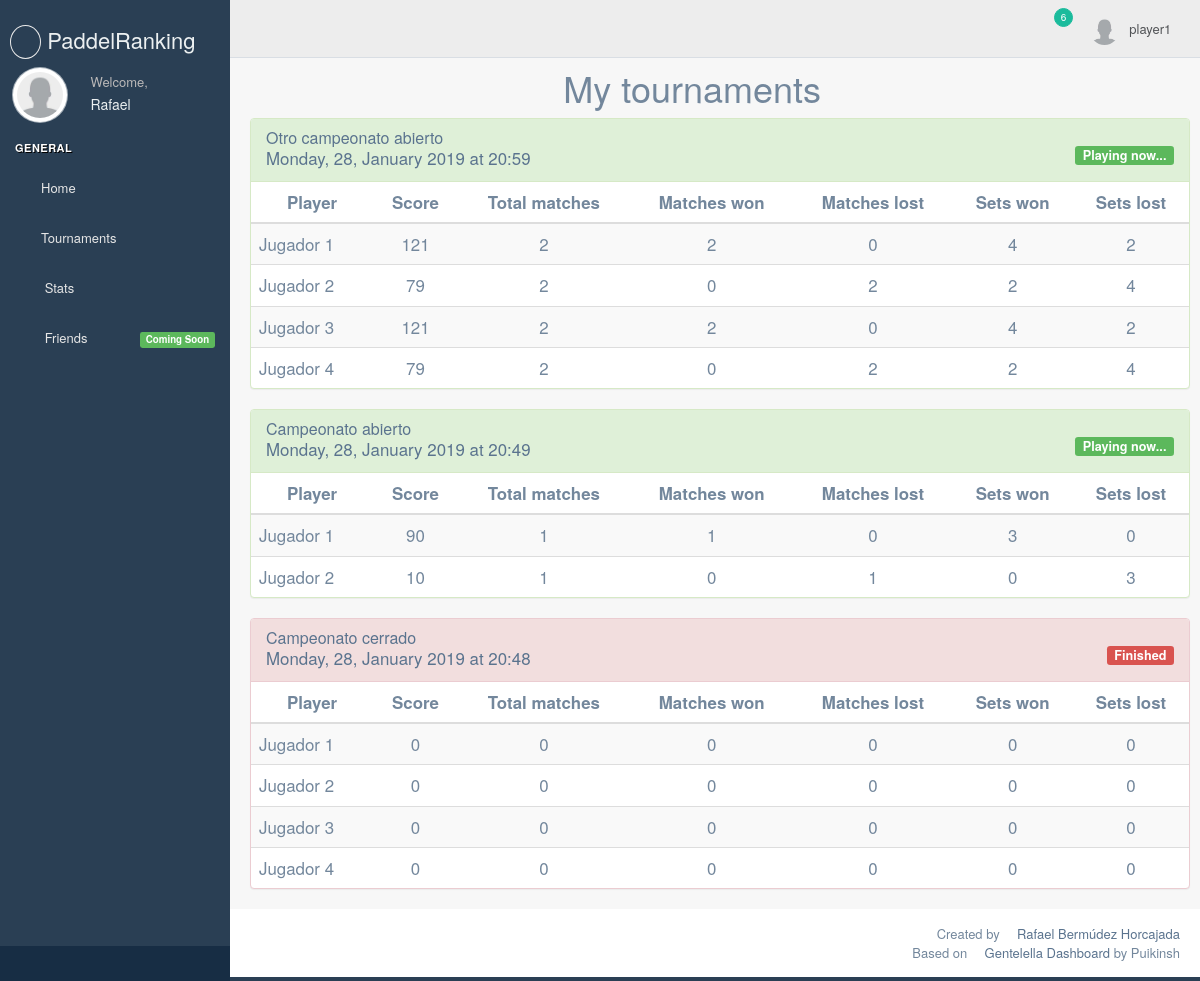
Page /users/player1/my-tournaments.html (signed in) on the committed database.
### paddelranking/website/models.py (models this page shows, shortened)
class User(UserMixin, db.Model):
    id = db.Column(db.Integer, primary_key=True)
    username = db.Column(db.String(64), index=True, unique=True)
    email = db.Column(db.String(120), index=True, unique=True)
    password_hash = db.Column(db.String(128))
    name = db.Column(db.String(120), index=False, unique=False)
    surname1 = db.Column(db.String(120), index=False, unique=False)
    surname2 = db.Column(db.String(120), index=False, unique=False)
    players = db.relationship('Player', backref='aliases', lazy='dynamic', foreign_keys='Player.userid')
    players_created = db.relationship('Player', backref='owner', lazy='dynamic', foreign_keys='Player.createdby')
    tournaments = db.relationship('Tournament', backref='userid', lazy='dynamic', foreign_keys='Tournament.createdby')
    last_login = db.Column(db.DateTime, index=False)
    register_date = db.Column(db.DateTime, index=False)
    last_modified = db.Column(db.DateTime, index=False,
            default=datetime.utcnow)
    filename = db.Column(db.String(120), index=False, unique=True)

class Tournament(db.Model):
    id = db.Column(db.Integer, primary_key=True)
    name = db.Column(db.String(120), index=True, unique=False)
    point_per_match = db.Column(db.Integer, default=100)
    match_per_round = db.Column(db.Integer, default=3)
    rounds_qty = db.Column(db.Integer, default=3)
    created = db.Column(db.DateTime, index=True, default=datetime.utcnow)
    closed = db.Column(db.Boolean)
    createdby = db.Column(db.Integer, db.ForeignKey('user.id'))
    matches = db.relationship('Match', backref='tournament', lazy=True)
    rounds = db.relationship('Round', backref='tournament', lazy=True)
    players = db.relationship('Player', secondary=PlayersByTournament,
                    primaryjoin=(PlayersByTournament.c.tournament_id == id),
                    lazy='dynamic',
                    backref=db.backref('tournaments', lazy='dynamic'))
    matchresults = db.relationship("MatchResultsByTeam",
                   secondary=
                   "join(Team, MatchResultsByTeam, Team.id==MatchResultsByTeam.team)."
                   "join(Match, or_(Match.team1==MatchResultsByTeam.team,Match.team2==MatchResultsByTeam.team))."
                   "join(Player, or_(Team.player1==Player.id, Team.player2==Player.id))",
                   primaryjoin="Match.tour==Tournament.id",
                   secondaryjoin="and_(or_(MatchResultsByTeam.team==Team.id, MatchResultsByTeam.team==Team.id),or_(Team.player1==Player.id, Team.player2==Player.id))",
                   uselist=True,
                   viewonly=True)
    @hybrid_method
    def scores_by_player(self):
        results = {}
        for score in self.matchresults:
            for player in score.players:
                if player.id in results:
                    results[player.id] = results[player.id]+score.matchpoints
                else:
                    results[player.id] = score.matchpoints
        return results

class Player(db.Model):
    id = db.Column(db.Integer, primary_key=True)
    playername = db.Column(db.String(64), index=True, unique=False)
    userid = db.Column(db.Integer, db.ForeignKey('user.id'))
    createdby = db.Column(db.Integer, db.ForeignKey('user.id'))
    teams = db.relationship('Team', primaryjoin="or_(Player.id==Team.player1, Player.id==Team.player2)", lazy='dynamic')
    points = db.relationship("MatchResultsByTeam",
                   secondary=
                   "join(Team, MatchResultsByTeam, or_(Team.id==MatchResultsByTeam.team,Team.id==MatchResultsByTeam.team))."
                   "join(Match, or_(Match.team1==MatchResultsByTeam.team,Match.team2==MatchResultsByTeam.team))",
                   primaryjoin="or_(Team.player1==Player.id, Team.player2==Player.id)",
                   secondaryjoin="or_(MatchResultsByTeam.team==Team.id, MatchResultsByTeam.team==Team.id)",
                   uselist=True,
                   viewonly=True)
    @hybrid_method
    def matches_played(self, tourid=None):
        if not tourid:
            return len(self.points)
        return len([match for match in self.points if match.match.tour==tourid])
    @hybrid_method
    def matches_won(self, tourid=None):
        if not tourid:
            return len([matchresult for matchresult in self.points if matchresult.winner==1])
        return len([matchresult for matchresult in self.points if matchresult.winner==1 and matchresult.match.tour==tourid])
    @hybrid_method
    def matches_lost(self, tourid=None):
        if not tourid:
            return len([matchresult for matchresult in self.points if matchresult.winner==1])
        return len([matchresult for matchresult in self.points if matchresult.winner==0 and matchresult.match.tour==tourid])
    @hybrid_method
    def sets_played(self, tourid=None):
        if tourid:
            scores = [matchresult.get_score() for matchresult in self.points if matchresult.match.tour==tourid]
        else:
            scores = [matchresult.get_score() for matchresult in self.points]
        played={'won':0, 'lost':0}
        for item in scores:
            for key, score in item.items():
                if score >= 6:
                    played['won'] = played['won']+1
                else:
                    played['lost'] = played['lost']+1
        return played

class MatchResultsByTeam(db.Model):
    match_id = db.Column(db.Integer, db.ForeignKey('match.id'),primary_key=True)
    team = db.Column(db.Integer, db.ForeignKey('team.id'),primary_key=True)
    set1 = db.Column(db.Integer)
    set2 = db.Column(db.Integer)
    set3 = db.Column(db.Integer)
    score = db.Column(db.Integer)
    gamepoints = db.Column(db.Integer)
    _matchpoints = db.Column(db.Integer)
    winner = db.Column(db.Boolean, default=False)
    players = db.relationship("Player",
                   secondary=
                   "join(Team, Player, or_(Team.player1==Player.id, Team.player2==Player.id))."
                   "join(Match, or_(Match.team1==Team.id,Match.team2==Team.id))",
                   secondaryjoin="or_(Team.player1==Player.id, Team.player2==Player.id)",
                   primaryjoin="Team.id==MatchResultsByTeam.team",
                   uselist=True,
                   viewonly=True,
                   backref="scores")
    def get_score(self):
        return dict(set1=self.set1, set2=self.set2, set3=self.set3)
    @hybrid_property
    def matchpoints(self):
        return self._matchpoints

class Match(db.Model):
    id = db.Column(db.Integer, primary_key=True)
    matchdate = db.Column(db.DateTime, index=True, default=datetime.utcnow)
    tour = db.Column(db.Integer, db.ForeignKey('tournament.id'), index=True)
    team1 = db.Column(db.Integer, db.ForeignKey('team.id'), index=True)
    team2 = db.Column(db.Integer, db.ForeignKey('team.id'), index=True)
    roundid = db.Column(db.Integer, db.ForeignKey('round.id'))
    doubles = db.Column(db.Boolean, default=True)
    order = db.Column(db.Integer)
    played = db.Column(db.Boolean, default=False)
    results = db.relationship('MatchResultsByTeam', backref='match',
        lazy='dynamic')

### paddelranking/website/users/routes.py (the view)
@blueprint.route('/<username>/my-tournaments.html')
@login_required
@is_current_user
def my_tournaments(username):
    user = User.query.filter_by(username=username).first_or_404()
    tours = Tournament.query.filter_by(createdby=current_user.id).order_by(Tournament.closed,Tournament.created.desc())
    return render_template('users/my_tournaments.html', user=user, tours=tours, title='My tournaments')

### paddelranking/website/filtros.py (called while the page is built)
@current_app.template_filter('datetime')
def format_datetime(value, format='medium'):
    if format == 'full':
        format="EEEE, d, MMMM y 'at' HH:mm"
    elif format == 'medium':
        format="EE dd/MM/y HH:mm"
    elif format == 'short':
        format="dd/MM/y HH:mm"
    return babel.dates.format_datetime(value, format)

### paddelranking/website/models.py (called while the page is built)
@login_manager.user_loader
def load_user(id):
    return User.query.get(int(id))

### paddelranking/website/users/routes.py (called while the page is built)
def get_portrait_url():
    old_portrait_name = current_user.filename or ''
    filepath = os.path.join(
        os.path.join(
            current_app.config['UPLOADED_PORTRAITS_DEST'],
        ),
        old_portrait_name)
    return filepath

@blueprint.context_processor
def utility_processor():
    filepath = get_portrait_url()
    if os.path.exists(filepath) and current_user.filename:
        original_image_url = url_for('users.static', filename='uploads/portraits/' + current_user.filename, _external=True)
        url_imagen = current_app.resize(original_image_url, '300x300',fill=1)
    else:
        url_imagen = url_for('static', filename='images/user.png', _external=True)
    return dict(profile_imagen=url_imagen)

@blueprint.context_processor
def utility_processor():
    def team_players(teamid):
        team = Team.query.get(teamid)
        player1 = Player.query.get(team.player1)
        player2 = Player.query.get(team.player2 or '')
        if player2:
            return (player1, player2)
        return player1,
    return dict(team_players=team_players)

@blueprint.context_processor
def utility_processor():
    def match_points(matchid, teamid):
        points = MatchResultsByTeam.query.filter_by(match_id=matchid,team=teamid).first()
        return points
    return dict(match_points=match_points)

### paddelranking/website/utils.py (called while the page is built)
def is_current_user(f):
    @wraps(f)
    def decorated_function(*args, **kwargs):
        if current_user.username != kwargs.get('username'):
            flash('You cannot access a control panel other than yours', 'error')
            return redirect(url_for('users.user', username=current_user.username))
        return f(*args, **kwargs)
    return decorated_function

### paddelranking/website/users/templates/users/my_tournaments.html (shortened to what this page needs)
{% extends "base_dashboard.html" %}
{% block content %}
	<div class="row right_col" role="main">
    <h1 class="col-md-offset-4 col-sm-offset-4 col-xs-offset-0">
    	{{_(title)}}
    	<span class="pull-right"><a href="{{url_for('users.create_tournament', username=current_user.username)}}" title="{{_('Create new tournament')}}"><i class="fa fa-plus-circle"></i></a></span>
    </h1>
    {% for tour in tours %}
    {% set is_closed = tour.closed %}
		<div class="panel {% if not is_closed %}panel-success{% else %} panel-danger{% endif %}">
		  <div class="panel-heading">
		  	<a href="{{ url_for('users.tournament', username=current_user.username, id=tour.id) }}">
			  	<h2 class="panel-title">{{ tour.name }}</h2>
			  	<span>{{ tour.created | datetime('full') }}</span>
			  	{% if not is_closed %}
			  	<span class="label label-success pull-right">{{_('Playing now...')}}</span>
			  	{% else %}
			  	<span class="label label-danger pull-right">{{_('Finished')}}</span>
			  	{% endif %}
		    </a>
		  </div>
		  {% include "users/players_table.html" %}
		</div>
		{% endfor %}
  </div>
{% endblock %}

### paddelranking/website/users/templates/users/sidebar.html (shortened to what this page needs)
<div class="left_col scroll-view">
  <div class="navbar nav_title" style="border: 0;">
    <h1>
      <a href="{{ url_for('users.user', username=current_user.username) }}" class="site_title"><i class="fa fa-spinner"></i> <span>PaddelRanking</span></a>
    </h1>
  </div>
  <div class="profile clearfix">
    <div class="profile_pic">
      <a href="{{url_for('users.edit_profile', username=current_user.username)}}" title="Edit my profile">
        <img src="{{ profile_imagen }}" alt="Your photo."  class="img-circle profile_img">
      </a>
    </div>
    <div class="profile_info">
      <span>{{_('Welcome,')}}</span>
      <h2> {{ current_user.name | default(current_user.username, true)}} </h2>
    </div>
  </div>
  <br />
  <div id="sidebar-menu" class="main_menu_side hidden-print main_menu">
    <div class="menu_section">
      <h3>General</h3>
      <ul class="nav side-menu">
        <li><a><i class="fa fa-home"></i>{{ _('Home') }}<span class="fa fa-chevron-down"></span></a>
        </li>
        <li><a><i class="fa fa-edit"></i>{{ _('Tournaments') }}<span class="fa fa-chevron-down"></span></a>
        </li>
        <li><a><i class="fa fa-bar-chart-o"></i> Stats <span class="fa fa-chevron-down"></span></a>
        </li>
        <li><a><i class="fa fa-group"></i>{{_(' Friends ')}}<span class="label label-success pull-right">{{_('Coming Soon')}}</span></a>
        </li>
      </ul>
    </div>
  </div>
  <div class="sidebar-footer hidden-small">
    <a data-toggle="tooltip" data-placement="top" title="Settings">
      <span class="glyphicon glyphicon-cog" aria-hidden="true"></span>
    </a>
    <a data-toggle="tooltip" data-placement="top" title="FullScreen">
      <span class="glyphicon glyphicon-fullscreen" aria-hidden="true"></span>
    </a>
    <a data-toggle="tooltip" data-placement="top" title="Lock">
      <span class="glyphicon glyphicon-eye-close" aria-hidden="true"></span>
    </a>
    <a data-toggle="tooltip" data-placement="top" title="Logout" href="{{ url_for('auth.logout') }}">
      <span class="glyphicon glyphicon-off" aria-hidden="true"></span>
    </a>
  </div>
</div>

### paddelranking/website/templates/top_navigation.html (shortened to what this page needs)
<div class="nav_menu">
  <nav>
    <div class="nav toggle">
      <a id="menu_toggle"><i class="fa fa-bars"></i></a>
    </div>
    <ul class="nav navbar-nav navbar-right">
      <li class="">
        <a href="javascript:;" class="user-profile dropdown-toggle" data-toggle="dropdown" aria-expanded="false">
          <img src="{{ profile_imagen }}" alt="">{{ current_user.username }}
          <span class=" fa fa-angle-down"></span>
        </a>
      </li>
      <li role="presentation" class="dropdown">
        <a href="javascript:;" class="dropdown-toggle info-number" data-toggle="dropdown" aria-expanded="false">
          <i class="fa fa-envelope-o"></i>
          <span class="badge bg-green">6</span>
        </a>
      </li>
    </ul>
  </nav>
</div>

### paddelranking/website/users/templates/users/players_table.html
<table class="table table-hover table-striped datatable-responsive full-width">
	<thead>
		<tr>
			<th data-priority="1" class="text-center all">{{_('Player')}}</th>
			<th data-priority="1" class="text-center all">{{_('Score')}}</th>
			<th class="text-center desktop tablet-l tablet-p">{{_('Total matches')}}</th>
			<th class="text-center desktop tablet-l tablet-p">{{_('Matches won')}}</th>
			<th class="text-center desktop tablet-l tablet-p">{{_('Matches lost')}}</th>
			<th class="text-center desktop tablet-l tablet-p">{{_('Sets won')}}</th>
			<th class="text-center desktop tablet-l tablet-p">{{_('Sets lost')}}</th>
		</tr>
	</thead>
	<tbody>
		{% for player in tour.players %}
		{% set sets = player.sets_played(tour.id)%}
		<tr>
			<td>{{player.playername}}</td>
			<td class="text-center">{{tour.scores_by_player().get(player.id, 0)}}</td>
			<td class="text-center">{{player.matches_played(tour.id)}}</td>
			<td class="text-center">{{player.matches_won(tour.id)}}</td>
			<td class="text-center">{{player.matches_lost(tour.id)}}</td>
			<td class="text-center">{{sets.won}}</td>
			<td class="text-center">{{sets.lost}}</td>
		</tr>
		{% endfor %}
	</tbody>
</table>

### rows in the picture
User: name "Rafael", username "player1"
Tournament: name "Otro campeonato abierto", created "Monday, 28, January 2019 at 20:59"
Player: playername "Jugador 1", matches_played "2", matches_won "2", matches_lost "0", won "4", lost "2", matches_played "1", matches_won "1", won "3", lost "0", scores_by_player "0", matches_played "0", matches_won "0", won "0"
MatchResultsByTeam: scores_by_player "121", scores_by_player "79"
Player: playername "Jugador 2", matches_played "2", matches_won "0", matches_lost "2", won "2", lost "4", matches_played "1", matches_lost "1", won "0", lost "3", scores_by_player "0", matches_played "0", matches_lost "0", lost "0"
Player: playername "Jugador 3", matches_played "2", matches_won "2", matches_lost "0", won "4", lost "2", scores_by_player "0", matches_played "0", matches_won "0", won "0", lost "0"
Player: playername "Jugador 4", matches_played "2", matches_won "0", matches_lost "2", won "2", lost "4", scores_by_player "0", matches_played "0", matches_lost "0", won "0", lost "0"
Tournament: name "Campeonato abierto", created "Monday, 28, January 2019 at 20:49"
MatchResultsByTeam: scores_by_player "90", scores_by_player "10"
Tournament: name "Campeonato cerrado", created "Monday, 28, January 2019 at 20:48"
